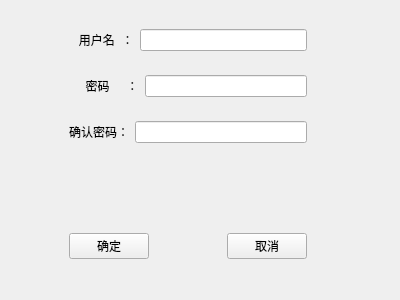
<?xml version="1.0" encoding="UTF-8"?>
<ui version="4.0">
 <class>SignUp</class>
 <widget class="QWidget" name="SignUp">
  <property name="geometry">
   <rect>
    <x>0</x>
    <y>0</y>
    <width>400</width>
    <height>300</height>
   </rect>
  </property>
  <property name="windowTitle">
   <string>Form</string>
  </property>
  <widget class="QWidget" name="widget" native="true">
   <property name="geometry">
    <rect>
     <x>60</x>
     <y>20</y>
     <width>256</width>
     <height>248</height>
    </rect>
   </property>
   <layout class="QGridLayout" name="gridLayout">
    <item row="0" column="0" colspan="2">
     <widget class="QWidget" name="widget_2" native="true">
      <layout class="QHBoxLayout" name="horizontalLayout">
       <item>
        <widget class="QLabel" name="users">
         <property name="text">
          <string>   用户名  ：</string>
         </property>
        </widget>
       </item>
       <item>
        <widget class="QLineEdit" name="lineUser"/>
       </item>
      </layout>
     </widget>
    </item>
    <item row="1" column="0" colspan="2">
     <widget class="QWidget" name="widget_3" native="true">
      <layout class="QHBoxLayout" name="horizontalLayout_3">
       <item>
        <widget class="QLabel" name="passwd">
         <property name="text">
          <string>     密码     ：</string>
         </property>
        </widget>
       </item>
       <item>
        <widget class="QLineEdit" name="linePasswd"/>
       </item>
      </layout>
     </widget>
    </item>
    <item row="2" column="0" colspan="2">
     <widget class="QWidget" name="widget_4" native="true">
      <layout class="QHBoxLayout" name="horizontalLayout_2">
       <item>
        <widget class="QLabel" name="cPasswd">
         <property name="text">
          <string>确认密码：</string>
         </property>
        </widget>
       </item>
       <item>
        <widget class="QLineEdit" name="lineCPasswd"/>
       </item>
      </layout>
     </widget>
    </item>
    <item row="3" column="0">
     <spacer name="verticalSpacer">
      <property name="orientation">
       <enum>Qt::Vertical</enum>
      </property>
      <property name="sizeHint" stdset="0">
       <size>
        <width>20</width>
        <height>17</height>
       </size>
      </property>
     </spacer>
    </item>
    <item row="3" column="1">
     <spacer name="verticalSpacer_2">
      <property name="orientation">
       <enum>Qt::Vertical</enum>
      </property>
      <property name="sizeHint" stdset="0">
       <size>
        <width>20</width>
        <height>17</height>
       </size>
      </property>
     </spacer>
    </item>
    <item row="4" column="0" colspan="2">
     <widget class="QWidget" name="widget_5" native="true">
      <layout class="QHBoxLayout" name="horizontalLayout_4">
       <item>
        <widget class="QPushButton" name="sure">
         <property name="text">
          <string>确定</string>
         </property>
        </widget>
       </item>
       <item>
        <spacer name="horizontalSpacer">
         <property name="orientation">
          <enum>Qt::Horizontal</enum>
         </property>
         <property name="sizeHint" stdset="0">
          <size>
           <width>35</width>
           <height>20</height>
          </size>
         </property>
        </spacer>
       </item>
       <item>
        <widget class="QPushButton" name="quit">
         <property name="text">
          <string>取消</string>
         </property>
        </widget>
       </item>
      </layout>
     </widget>
    </item>
   </layout>
  </widget>
 </widget>
 <resources/>
 <connections/>
</ui>
